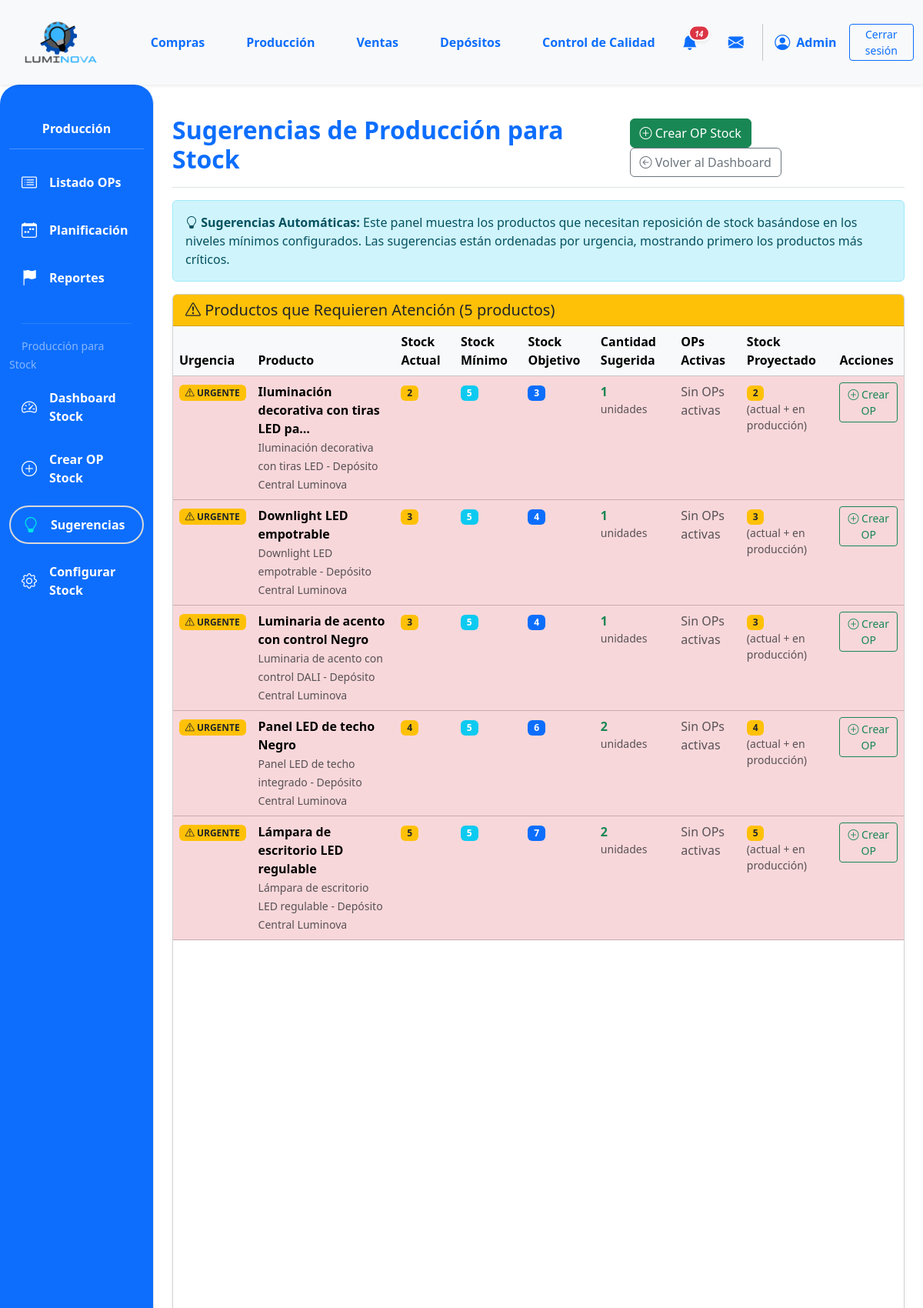
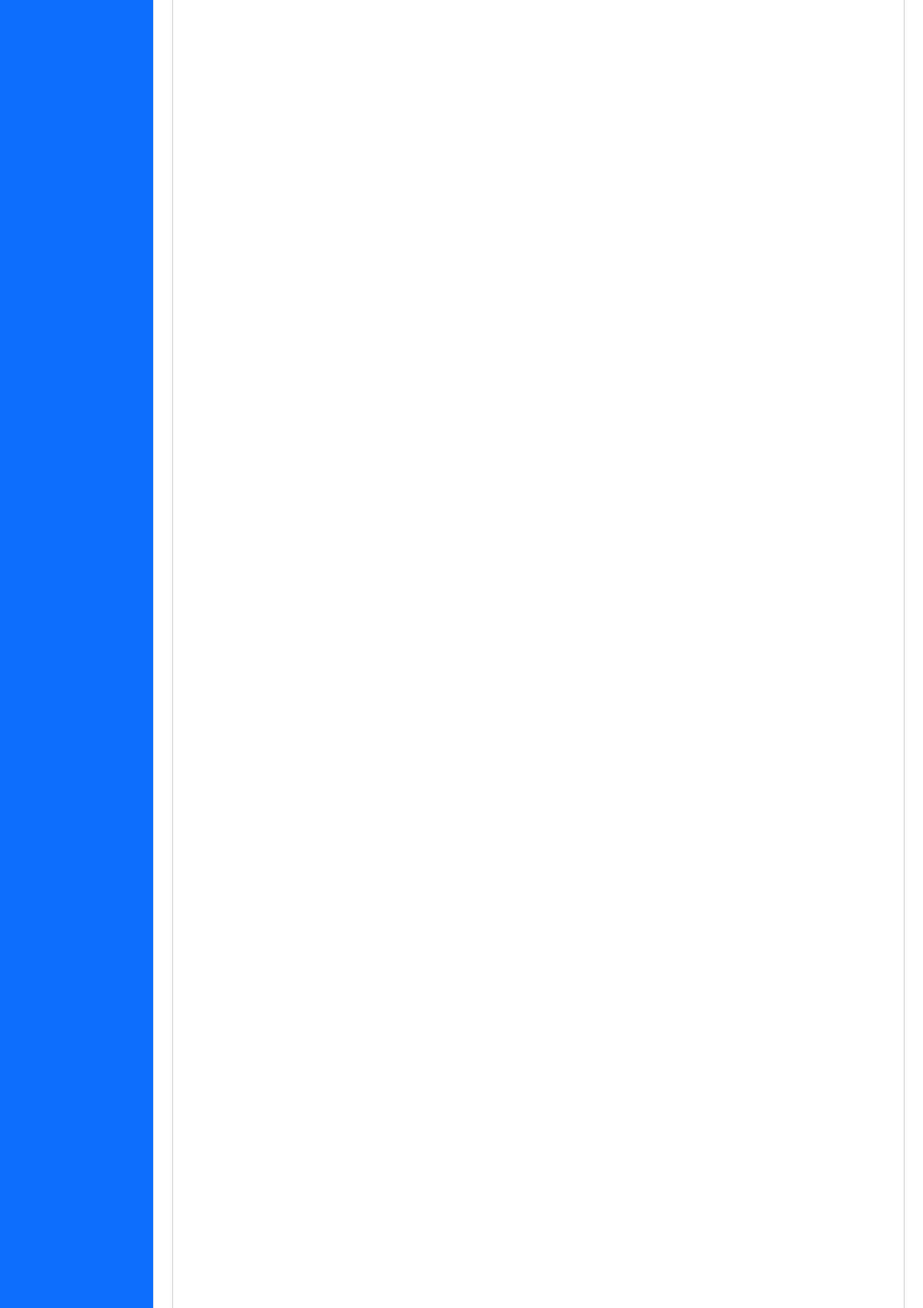
The app's page /produccion/produccion/stock/sugerencias/ (signed in, upper part) with its own data (2 pictures, top to bottom).
### App_LUMINOVA/models.py (models this page shows, shortened)
class ProductoTerminado(models.Model):
    descripcion = models.CharField(max_length=255)  # Aumentado max_length
    categoria = models.ForeignKey(
        CategoriaProductoTerminado,
        on_delete=models.PROTECT,
        related_name="productos_terminados",
    )
    precio_unitario = models.DecimalField(max_digits=10, decimal_places=2, default=0.00)
    stock = models.IntegerField(default=0)
    stock_minimo = models.IntegerField(
        default=0,
        verbose_name="Stock Mínimo",
        help_text="Nivel mínimo de stock que debe mantenerse (punto de reorden)"
    )
    stock_objetivo = models.IntegerField(
        default=0,
        verbose_name="Stock Objetivo",
        help_text="Nivel deseado de stock después de reabastecer"
    )
    produccion_habilitada = models.BooleanField(
        default=True,
        verbose_name="Habilitado para Producción",
        help_text="Indica si este producto puede ser producido para stock"
    )
    modelo = models.CharField(max_length=50, blank=True, null=True)
    potencia = models.IntegerField(blank=True, null=True)
    acabado = models.CharField(max_length=50, blank=True, null=True)
    color_luz = models.CharField(max_length=50, blank=True, null=True)
    material = models.CharField(max_length=50, blank=True, null=True)
    imagen = models.ImageField(null=True, blank=True, upload_to="productos_terminados/")
    deposito = models.ForeignKey(
        "Deposito",
        on_delete=models.PROTECT,
        related_name="productos_terminados",
        null=True,
        blank=True,
        help_text="Depósito al que pertenece este producto terminado",
    )
    @property
    def necesita_reposicion(self):
        return self.stock <= self.stock_minimo
    @property
    def cantidad_reposicion_sugerida(self):
        if self.necesita_reposicion:
            return max(0, self.stock_objetivo - self.stock)
        return 0

class CategoriaProductoTerminado(models.Model):
    nombre = models.CharField(
        max_length=100, verbose_name="Nombre Categoría PT"
    )  # Aumentado max_length
    imagen = models.ImageField(upload_to="categorias_productos/", null=True, blank=True)
    deposito = models.ForeignKey(
        "Deposito",
        on_delete=models.CASCADE,
        related_name="categorias_producto_terminado",
        null=True,
        blank=True,
    )
    class Meta:
        verbose_name = "Categoría de Producto Terminado"
        verbose_name_plural = "Categorías de Productos Terminados"
        unique_together = ("nombre", "deposito")

class Deposito(models.Model):
    nombre = models.CharField(max_length=100, unique=True)
    ubicacion = models.CharField(max_length=255, blank=True)
    descripcion = models.TextField(blank=True)

### App_LUMINOVA/views_producción.py (the view)
@login_required
def sugerencias_produccion_view(request):
    if not es_admin_o_rol(request.user, ["produccion", "administrador"]):
        messages.error(request, "No tienes permisos para ver sugerencias de producción.")
        return redirect("App_LUMINOVA:dashboard")
    deposito_id = request.session.get("deposito_seleccionado")
    productos_queryset = ProductoTerminado.objects.all()
    if deposito_id and deposito_id != "-1":
        from .models import Deposito
        try:
            deposito = Deposito.objects.get(id=deposito_id)
            productos_queryset = productos_queryset.filter(deposito=deposito)
        except Deposito.DoesNotExist:
            pass
    productos_necesitan_reposicion = productos_queryset.filter(
        stock__lte=F('stock_minimo'),
        produccion_habilitada=True,
        stock_minimo__gt=0
    ).select_related('categoria', 'deposito')
    sugerencias = []
    for producto in productos_necesitan_reposicion:
        ops_activas = OrdenProduccion.objects.filter(
            producto_a_producir=producto,
            tipo_orden='MTS'
        ).exclude(
            estado_op__nombre__iexact='Completada'
        ).exclude(
            estado_op__nombre__iexact='Cancelada'
        )
        cantidad_en_produccion = sum(op.cantidad_a_producir for op in ops_activas)
        stock_proyectado = producto.stock + cantidad_en_produccion
        sugerencia = {
            'producto': producto,
            'stock_actual': producto.stock,
            'stock_minimo': producto.stock_minimo,
            'stock_objetivo': producto.stock_objetivo,
            'cantidad_sugerida': producto.cantidad_reposicion_sugerida,
            'ops_activas': ops_activas.count(),
            'cantidad_en_produccion': cantidad_en_produccion,
            'stock_proyectado': stock_proyectado,
            'urgente': stock_proyectado <= producto.stock_minimo,
        }
        sugerencias.append(sugerencia)
    sugerencias.sort(key=lambda x: (not x['urgente'], x['stock_actual']))
    context = {
        'sugerencias': sugerencias,
        'titulo_seccion': 'Sugerencias de Producción para Stock',
    }
    return render(request, 'produccion/sugerencias_produccion.html', context)

### App_LUMINOVA/context_processors.py (called while the page is built)
def puede_ver_deposito_sidebar(request):
    user = getattr(request, 'user', None)
    if not user or not user.is_authenticated:
        return {'puede_ver_deposito_sidebar': False}
    if user.is_superuser:
        return {'puede_ver_deposito_sidebar': True}
    tiene_depositos = UsuarioDeposito.objects.filter(usuario=user).exists()
    if user.groups.filter(name='Depósito').exists() and tiene_depositos:
        return {'puede_ver_deposito_sidebar': True}
    return {'puede_ver_deposito_sidebar': False}

### App_LUMINOVA/models.py (called while the page is built)
    @staticmethod
    def pedidos_por_deposito(deposito_id):
        return Orden.objects.filter(insumo_principal__deposito_id=deposito_id)

    @staticmethod
    def solicitudes_por_deposito(deposito_id):
        return OrdenProduccion.objects.filter(producto_a_producir__deposito_id=deposito_id)

### App_LUMINOVA/utils.py (called while the page is built, shortened)
def es_admin_o_rol(user, roles_permitidos=None):
    if user.is_superuser:
        return True

### App_LUMINOVA/templates/produccion/sugerencias_produccion.html (shortened to what this page needs)
{% extends 'padre.html' %}
{% load static %}
{% load humanize %}
{% block sidebar_content %}
    {% include 'produccion/produccion_sidebar.html' %}
{% endblock %}
{% block content %}
<div class="d-flex justify-content-between flex-wrap flex-md-nowrap align-items-center pt-3 pb-2 mb-3 border-bottom">
    <h1 class="h2 fw-bold text-primary">{{ titulo_seccion|default:"Sugerencias de Producción para Stock" }}</h1>
    <div class="btn-toolbar mb-2 mb-md-0">
        <a href="{% url 'App_LUMINOVA:crear_op_stock' %}" class="btn btn-success me-2">
            <i class="bi bi-plus-circle"></i> Crear OP Stock
        </a>
        <a href="{% url 'App_LUMINOVA:produccion_stock_dashboard' %}" class="btn btn-outline-secondary">
            <i class="bi bi-arrow-left-circle"></i> Volver al Dashboard
        </a>
    </div>
</div>
<div class="alert alert-info" role="alert">
    <i class="bi bi-lightbulb"></i>
    <strong>Sugerencias Automáticas:</strong>
    Este panel muestra los productos que necesitan reposición de stock basándose en los niveles mínimos configurados.
    Las sugerencias están ordenadas por urgencia, mostrando primero los productos más críticos.
</div>
{% if sugerencias %}
<div class="card shadow-sm">
    <div class="card-header bg-warning text-dark">
        <h5 class="mb-0">
            <i class="bi bi-exclamation-triangle"></i>
            Productos que Requieren Atención ({{ sugerencias|length }} productos)
        </h5>
    </div>
    <div class="card-body p-0">
        <div class="table-responsive">
            <table class="table table-hover mb-0">
                <thead class="table-light">
                    <tr>
                        <th>Urgencia</th>
                        <th>Producto</th>
                        <th>Stock Actual</th>
                        <th>Stock Mínimo</th>
                        <th>Stock Objetivo</th>
                        <th>Cantidad Sugerida</th>
                        <th>OPs Activas</th>
                        <th>Stock Proyectado</th>
                        <th>Acciones</th>
                    </tr>
                </thead>
                <tbody>
                    {% for sugerencia in sugerencias %}
                    <tr class="{% if sugerencia.urgente %}table-danger{% else %}table-warning{% endif %}">
                        <td>
                            {% if sugerencia.stock_actual == 0 %}
                                <span class="badge bg-danger">
                                    <i class="bi bi-exclamation-octagon"></i> CRÍTICO
                                </span>
                            {% elif sugerencia.urgente %}
                                <span class="badge bg-warning text-dark">
                                    <i class="bi bi-exclamation-triangle"></i> URGENTE
                                </span>
                            {% else %}
                                <span class="badge bg-info">
                                    <i class="bi bi-info-circle"></i> NORMAL
                                </span>
                            {% endif %}
                        </td>
                        <td>
                            <strong>{{ sugerencia.producto.descripcion|truncatechars:40 }}</strong>
                            <br>
                            <small class="text-muted">
                                {{ sugerencia.producto.categoria.nombre }}
                                {% if sugerencia.producto.deposito %}
                                    - {{ sugerencia.producto.deposito.nombre }}
                                {% endif %}
                            </small>
                        </td>
                        <td>
                            <span class="badge {% if sugerencia.stock_actual == 0 %}bg-danger{% elif sugerencia.stock_actual <= sugerencia.stock_minimo %}bg-warning text-dark{% else %}bg-success{% endif %}">
                                {{ sugerencia.stock_actual|intcomma }}
                            </span>
                        </td>
                        <td>
                            <span class="badge bg-info">{{ sugerencia.stock_minimo|intcomma }}</span>
                        </td>
                        <td>
                            <span class="badge bg-primary">{{ sugerencia.stock_objetivo|intcomma }}</span>
                        </td>
                        <td>
                            <strong class="text-success">{{ sugerencia.cantidad_sugerida|intcomma }}</strong>
                            <small class="text-muted d-block">unidades</small>
                        </td>
                        <td>
                            {% if sugerencia.ops_activas > 0 %}
                                <span class="badge bg-secondary">
                                    {{ sugerencia.ops_activas }} OP{{ sugerencia.ops_activas|pluralize }}
                                </span>
                                <small class="text-muted d-block">
                                    {{ sugerencia.cantidad_en_produccion|intcomma }} en producción
                                </small>
                            {% else %}
                                <span class="text-muted">Sin OPs activas</span>
                            {% endif %}
                        </td>
                        <td>
                            <span class="badge {% if sugerencia.stock_proyectado <= sugerencia.stock_minimo %}bg-warning text-dark{% else %}bg-success{% endif %}">
                                {{ sugerencia.stock_proyectado|intcomma }}
                            </span>
                            <small class="text-muted d-block">
                                (actual + en producción)
                            </small>
                        </td>
                        <td>
                            <div class="btn-group-vertical btn-group-sm" role="group">
                                <a href="{% url 'App_LUMINOVA:crear_op_stock' %}?producto={{ sugerencia.producto.id }}&cantidad={{ sugerencia.cantidad_sugerida }}"
                                   class="btn btn-outline-success btn-sm"
                                   title="Crear OP con cantidad sugerida">
                                    <i class="bi bi-plus-circle"></i> Crear OP
                                </a>
                            </div>
                        </td>
                    </tr>
                    {% endfor %}
                </tbody>
            </table>
        </div>
    </div>
</div>
{% endif %}
{% endblock %}

### App_LUMINOVA/templates/shared/header.html (shortened to what this page needs)
{% load static %}
<header>
    <nav class="navbar navbar-expand-lg navbar-light bg-light shadow-sm p-0">
        <div class="container-fluid d-flex align-items-center">
            <div class="col-md-3 col-lg-1">
                <a class="navbar-brand d-flex align-items-center ms-3" href="{% url 'App_LUMINOVA:dashboard' %}">
                    <img src="{% static 'img/logo.png' %}" alt="Luminova Logo" height="100" width="100" class="d-inline-block align-text-top me-2">
                </a>
            </div>
            <div class="collapse navbar-collapse" id="navbarContent" style="padding-left: 5%;">
                <ul class="navbar-nav mb-2 mb-lg-0 d-flex justify-content-around w-100">
                    <li class="nav-item"><a class="nav-link text-primary fw-bold" href="{% url 'App_LUMINOVA:compras_lista_oc' %} ">Compras</a></li>
                    <li class="nav-item"><a class="nav-link text-primary fw-bold" href="{% url 'App_LUMINOVA:produccion_principal' %}">Producción</a></li>
                    <li class="nav-item"><a class="nav-link text-primary fw-bold" href="{% url 'App_LUMINOVA:ventas_lista_ov' %}">Ventas</a></li>
                    <li class="nav-item"><a class="nav-link text-primary fw-bold" href="{% url 'App_LUMINOVA:seleccionar_deposito' %}">Depósitos</a></li>
                    <li class="nav-item"><a class="nav-link text-primary fw-bold" href="{% url 'App_LUMINOVA:control_calidad_view' %}">Control de Calidad</a></li>
                </ul>
                <div class="navbar-nav ms-auto d-flex flex-row align-items-center">
                    {% if user.is_authenticated %}
                        <div class="nav-item dropdown me-3">
                            <a class="nav-link px-2 position-relative d-flex align-items-center" href="#" role="button" data-bs-toggle="dropdown" aria-expanded="false" title="Notificaciones">
                                <i class="bi bi-bell-fill fs-5 text-primary">
                                    {% if total_notificaciones > 0 %}
                                    <span class="position-absolute translate-middle badge rounded-pill bg-danger shadow-sm" style="font-size: 0.5em; min-width:18px; border:2px solid #fff; margin-top: 3px; margin-left: 2px; display: inline-block; text-align: center;">{{ total_notificaciones }}</span>
                                    {% endif %}
                                </i>
                            </a>
                        </div>
                        <div class="nav-item dropdown ms-2" id="dropdown-mensajes">
                            <a class="nav-link px-2 position-relative d-flex align-items-center" href="#" id="mensajesDropdown" role="button" data-bs-toggle="dropdown" aria-expanded="false" title="Mensajes">
                                <i class="bi bi-envelope-fill fs-5 text-primary"></i>
                            </a>
                        </div>
                        <div class="nav-item d-flex align-items-center">
                             <i class="bi bi-person-circle fs-5 text-primary"></i>
                             <span class="ms-2 fw-bold text-primary">{{ user.first_name|default:user.username|capfirst }}</span>
                        </div>
                        <div class="nav-item ms-3">
                            <a class="btn btn-outline-primary btn-sm btn-CS" href="#" id="logout-btn">Cerrar sesión</a>
                        </div>
                    {% endif %}
                </div>
            </div>
        </div>
    </nav>
</header>

### App_LUMINOVA/static/css/custom.css (style rules this page uses)
html, body { height: 100%; margin: 0; }
body { display: flex; flex-direction: column; min-height: 100vh; }
.card { display: flex; flex-direction: column; height: 100%; }
.card-body { flex-grow: 1; display: flex; flex-direction: column; justify-content: space-between; }

### App_LUMINOVA/templates/shared/header.html (style rules this page uses)
.btn-CS { --bs-btn-padding-x: 1.25rem; --bs-btn-padding-y: 0.15rem; }

### records on screen
ProductoTerminado: producto.descripcion "Iluminación decorativa con tiras LED pa…", producto.categoria.nombre "Iluminación decorativa con tiras LED", producto.deposito.nombre "Depósito Central Luminova", stock_actual "2", stock_minimo "5", stock_objetivo "3", cantidad_sugerida "1", stock_proyectado "2"
ProductoTerminado: producto.descripcion "Downlight LED empotrable", producto.categoria.nombre "Downlight LED empotrable", producto.deposito.nombre "Depósito Central Luminova", stock_actual "3", stock_minimo "5", stock_objetivo "4", cantidad_sugerida "1", stock_proyectado "3"
ProductoTerminado: producto.descripcion "Luminaria de acento con control Negro", producto.categoria.nombre "Luminaria de acento con control DALI", producto.deposito.nombre "Depósito Central Luminova", stock_actual "3", stock_minimo "5", stock_objetivo "4", cantidad_sugerida "1", stock_proyectado "3"
ProductoTerminado: producto.descripcion "Panel LED de techo Negro", producto.categoria.nombre "Panel LED de techo integrado", producto.deposito.nombre "Depósito Central Luminova", stock_actual "4", stock_minimo "5", stock_objetivo "6", cantidad_sugerida "2", stock_proyectado "4"
ProductoTerminado: producto.descripcion "Lámpara de escritorio LED regulable", producto.categoria.nombre "Lámpara de escritorio LED regulable", producto.deposito.nombre "Depósito Central Luminova", stock_actual "5", stock_minimo "5", stock_objetivo "7", cantidad_sugerida "2", stock_proyectado "5"

### other values on screen
{{ total_notificaciones }} "14"
{{ user.first_name|default:user.username|capfirst }} "Admin"
{{ titulo_seccion|default:"Sugerencias de Producción para Stock" }} "Sugerencias de Producción para Stock"
{{ sugerencias|length }} "5"
